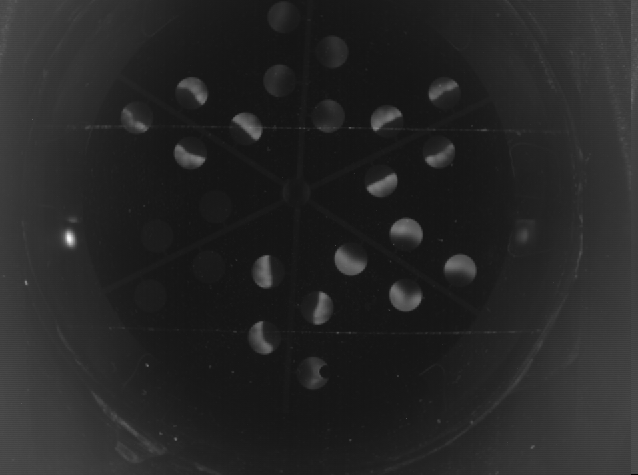
#> input picture allimages/Capture0.PNG, 638 x 475 px
$ python xd.py
#> lines starting #> are read from the running program, lines starting #| are printed output that depends on the picture; after the words box and inside, x2 and y2 are one past the last pixel; in counts of white or black regions, pixels touching at a corner belong together
from skimage import io, filters
from scipy import ndimage
import matplotlib.pyplot as plt

im = io.imread('./allimages/Capture0.PNG', as_gray=True)
#> im is the input picture: shape (475, 638) float64; min 0, max 0.965, mean 0.149
val = filters.threshold_otsu(im)
#> val = 0.164
drops = ndimage.binary_fill_holes(im < val)
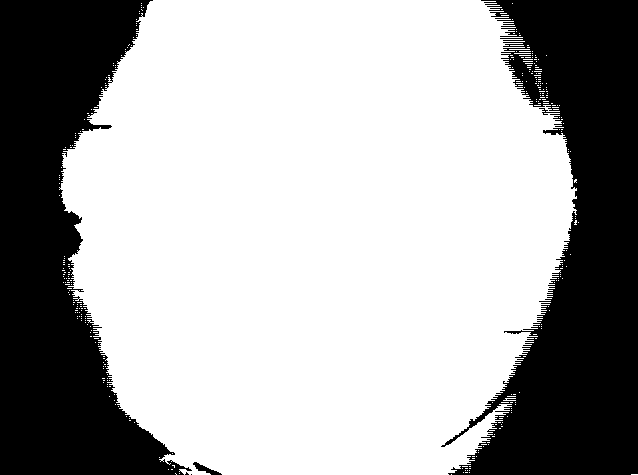
#> drops: shape (475, 638) bool; 67.1% white; 5 black regions (2 under 20 px), largest, box (x1, y1, x2, y2) and area: (441, 0, 638, 475) 50648, (0, 0, 192, 475) 48978, (193, 462, 222, 475) 133
plt.imshow(drops, cmap='gray')
plt.show()

from skimage import measure
labels = measure.label(drops)
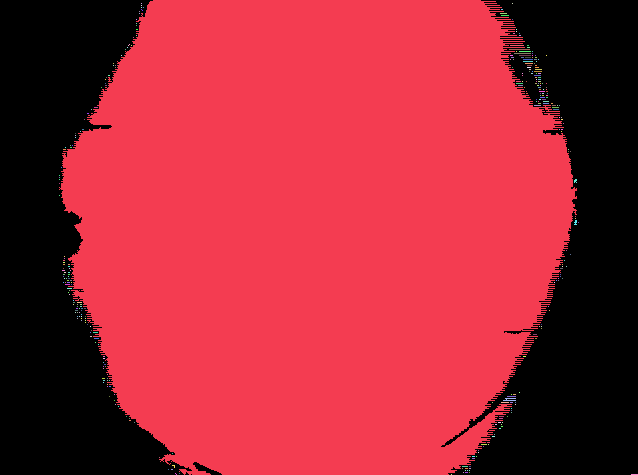
#> labels: shape (475, 638) int32; 341 distinct labels, from 0 to 340; one colour per label, 0 black
print(labels.max())
#| 340
